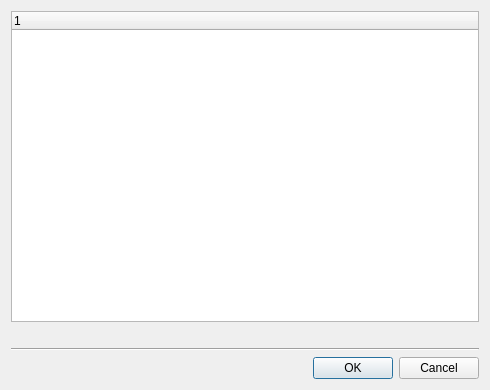
<?xml version="1.0" encoding="UTF-8"?>
<ui version="4.0">
 <class>Core::Internal::NewDialog</class>
 <widget class="QDialog" name="Core::Internal::NewDialog">
  <property name="geometry">
   <rect>
    <x>0</x>
    <y>0</y>
    <width>490</width>
    <height>390</height>
   </rect>
  </property>
  <property name="windowTitle">
   <string>New Project</string>
  </property>
  <layout class="QVBoxLayout" name="verticalLayout">
   <item>
    <widget class="QTreeWidget" name="templatesTree">
     <property name="minimumSize">
      <size>
       <width>400</width>
       <height>301</height>
      </size>
     </property>
     <column>
      <property name="text">
       <string>1</string>
      </property>
     </column>
    </widget>
   </item>
   <item>
    <widget class="QLabel" name="descLabel"/>
   </item>
   <item>
    <widget class="Line" name="line">
     <property name="orientation">
      <enum>Qt::Horizontal</enum>
     </property>
    </widget>
   </item>
   <item>
    <widget class="QDialogButtonBox" name="buttonBox">
     <property name="orientation">
      <enum>Qt::Horizontal</enum>
     </property>
     <property name="standardButtons">
      <set>QDialogButtonBox::Cancel|QDialogButtonBox::Ok</set>
     </property>
    </widget>
   </item>
  </layout>
 </widget>
 <resources/>
 <connections/>
</ui>
